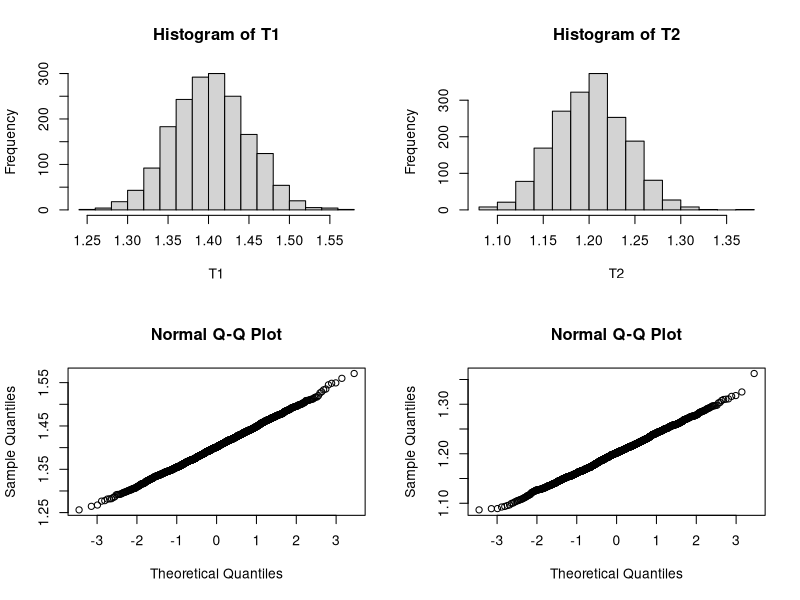

Source code (R):
rm(list=ls(all=T))
#Consider a Beta distribution of first kind, Obtain moment estimates of a and b. Demonstrate the consistency of the estimators and obtain asymptotic distribution of the same.
a=1.4;b=1.2;eps=0.1;
est.prob1=0;est.prob2=0;
est.a=0;est.b=0;bias.a=0;bias.b=0;
n=c(100,300,700,1000,1500,1800)
for(i in 1:length(n)){
  x=matrix(rbeta(n[i]*n[i],a,b),n[i],n[i])
  m1=apply(x,1,mean)
  m2=apply(x^2,1,mean)
  T1=m1*(m1-m2)/(m2-m1^2)
  T2=(m2-m1)*(m1-1)/(m2-m1^2)
  est.prob1[i]=mean(abs(T1-a)<eps)
  est.prob2[i]=mean(abs(T2-b)<eps)
}
cbind(n,est.prob1,est.prob2)

par(mfrow=c(2,2))
hist(T1)
hist(T2)
qqnorm(T1)
qqnorm(T2)

#T1 is consistent for a
#T2 is consistent for b